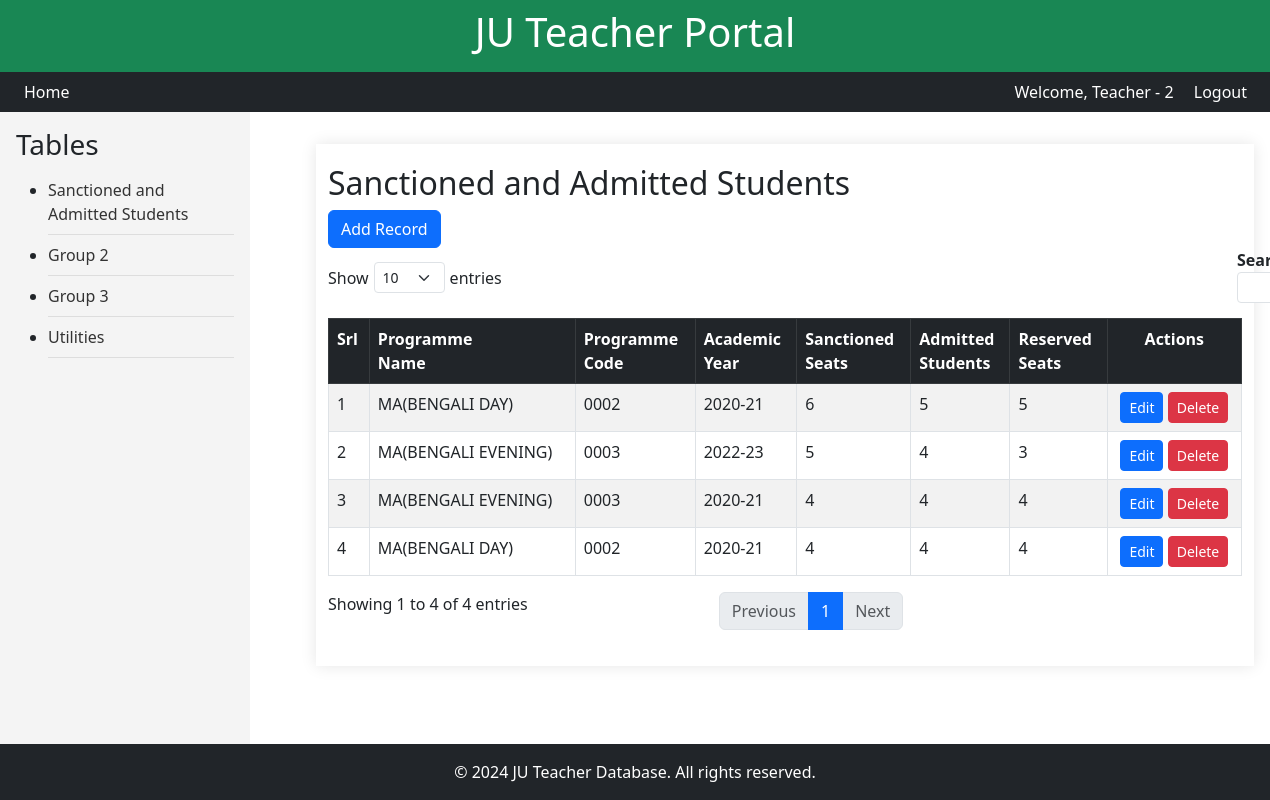
The app's page /hod/group-table/group1/ (signed in), older data.
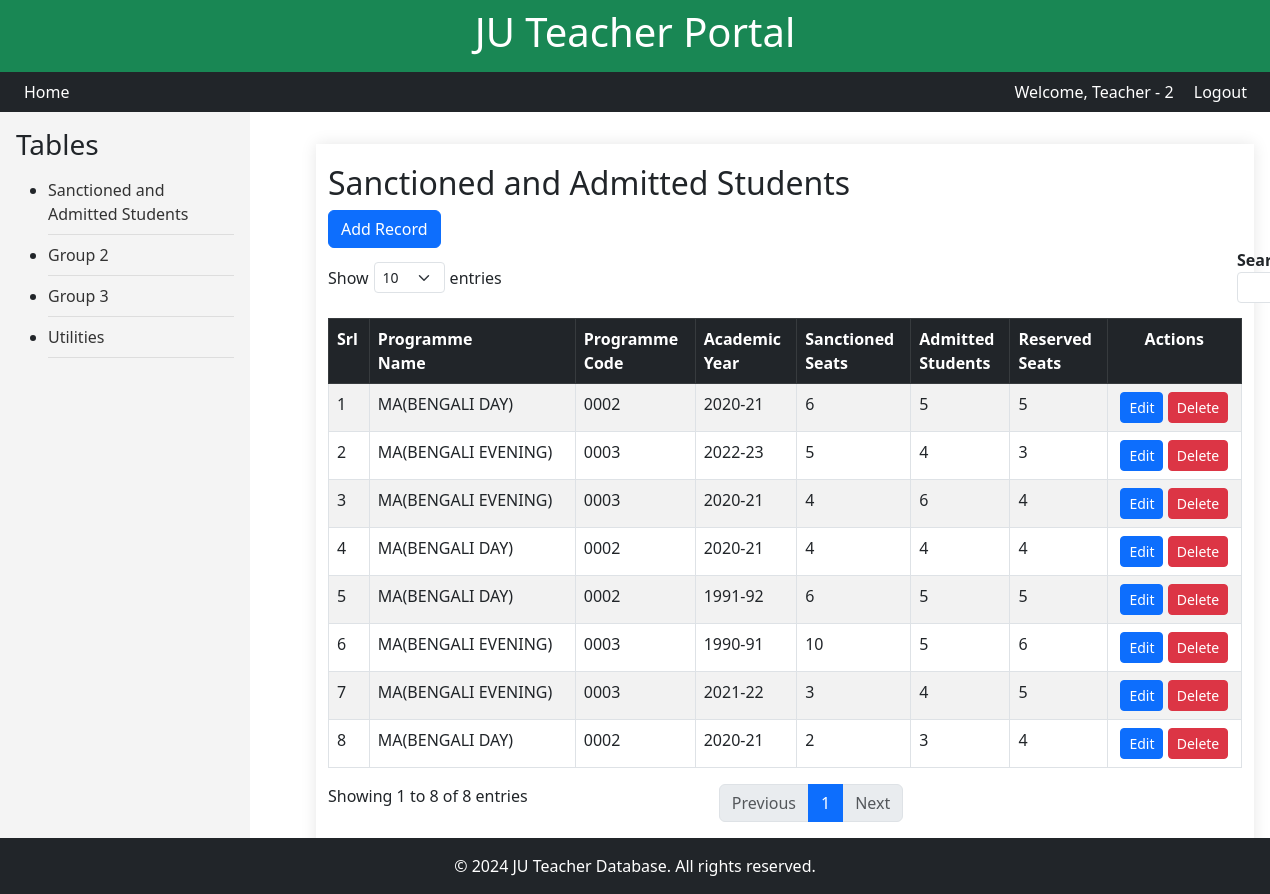
The same page, newer data.
### hod_group/models.py (models this page shows, shortened)
class StudentAdmitted(models.Model):
    teacher = models.ForeignKey(
        "teachers.Teacher", on_delete=models.CASCADE, null=True, blank=True,
        verbose_name="Assigned Teacher"
    )
    dept_name = models.CharField(
        max_length=100, null=True, blank=True,
        verbose_name="Department Name"
    )
    prog_name = models.ForeignKey(
        "teachers.Department", on_delete=models.CASCADE, null=True, blank=True,
        verbose_name="Programme Name"
    )
    prog_cd = models.CharField(
        max_length=20, null=True, blank=True,
        verbose_name="Programme Code"
    )
    course_name = models.CharField(
        max_length=100, null=True, blank=True,
        verbose_name="Programme/Courses Name"
    )
    acad_year = models.CharField(
        max_length=7,
        verbose_name="Academic Year",
        help_text="The range must be in  1990-91 to 2024-25.",
    )
    sanc_seats = models.IntegerField(
         verbose_name="Number of Sanctioned Seats"
    )
    admit_seats = models.IntegerField(
         verbose_name="Number of Admitted Students"
    )
    seats_resrv_catg = models.IntegerField(
         verbose_name="Number of Reserved Category Students"
    )
    group_id    = models.CharField(
        max_length=10,
        verbose_name="Group Table index",
        null=True,
        blank=True
    )

### teachers/models.py (models this page shows, shortened)
class Department(models.Model):
    name    =   models.CharField(max_length=100,  null=True, blank=True)
    faculty =   models.CharField(max_length=100,  null=True, blank=True)
    program =   models.CharField(max_length=200,  null=True, blank=True)
    prog_cd =   models.CharField(max_length=20,   null=True, blank=True)

### hod_group/views.py (the view)
# urls.py: path('group-table/<str:group_id>/', views.group_table_with_id, name='group_table_with_id'),
@login_required
def group_table_with_id(request, group_id):
    user = request.user
    teacher = get_object_or_404(Teacher, user=user)
    programs = Department.objects.filter(name=teacher.dept_name)
    students = StudentAdmitted.objects.select_related('teacher', 'prog_name').filter(dept_name=teacher.dept_name)
    group_templates = {
        'group1': 'hod_group/group1_details.html',
        'group2': 'hod_group/group2_details.html',
        'group3': 'hod_group/group3_details.html',
        'group4': 'util/group4_details.html',
    }
    template = group_templates.get(group_id)
    grp_id = next((key for key, value in group_templates.items() if value == template), None)
    request.session['grp_id'] = grp_id
    if request.session['grp_id'] == 'group1':
       form = StudentAdmittedForm(programs=programs)
       success = request.session.get('success', None)
    else:
       form=""
       success=""
    success = request.session.get('success', False)
    if 'success' in request.session:
        del request.session['success']  # Remove the success session variable
    context = {'group_id': group_id, 'grp_id':grp_id, 'students':students,'form':form, 'success':success}
    return render(request, template, context)

### hod_group/forms.py
class StudentAdmittedForm(forms.ModelForm):
    prog_name = forms.ModelChoiceField(
        queryset=Department.objects.none(),
        label="Program",
        empty_label="Select a Program",
    )
    class Meta:
        model = StudentAdmitted
        fields = [
            "prog_name",
            "acad_year",
            "sanc_seats",
            "admit_seats",
            "seats_resrv_catg",
        ]
        widgets = {
            "acad_year": forms.TextInput(
                attrs={
                    "required": "required",
                    "placeholder": "e.g., 2023-24",  # Add a placeholder
                }
            ),
            "sanc_seats": forms.NumberInput(attrs={"min": 0, "required": "required"}),
            "admit_seats": forms.NumberInput(attrs={"min": 0, "required": "required"}),
            "seats_resrv_catg": forms.NumberInput(attrs={"min": 0, "required": "required"}),
        }
    def __init__(self, *args, programs=None, **kwargs):
        super().__init__(*args, **kwargs)
        if programs:
            self.fields["prog_name"].queryset = programs
        else:
            self.fields["prog_name"].queryset = Department.objects.none()

### hod_group/templates/hod_group/group1_details.html (shortened to what this page needs)
{% extends 'hod_group/group_table.html' %}
{% load widget_tweaks %}
{% load signing_tags %}
{% load static %}
{% block group_table_details %}
<head>
	<link href="https://cdn.jsdelivr.net/npm/bootstrap@5.3.0-alpha1/dist/css/bootstrap.min.css" rel="stylesheet">
</head>
<div class="container mt-3">
	<h2>Sanctioned and Admitted Students</h2>
	<button type="button" class="btn btn-primary" data-bs-toggle="modal" data-bs-target="#addStudentModal">
		Add Record
	</button>
    <table id="studentsTable" class="table table-striped table-bordered">
        <thead class="table-dark">
            <tr>
                <th>Srl</th>
                <th>Programme<br> Name</th>
                <th>Programme<br> Code</th>
                <th>Academic<br> Year</th>
                <th>Sanctioned<br> Seats</th>
                <th>Admitted<br> Students</th>
                <th>Reserved<br> Seats</th>
                <th style="text-align:center;">Actions</th>
            </tr>
        </thead>
        <tbody>
            {% for student in students %}
            <tr>
                <td>{{ forloop.counter }}</td>
                <td>{{ student.prog_name.program|default:"No Data" }}</td>
                <td>{{ student.prog_name.prog_cd }}</td>
                <td>{{ student.acad_year }}</td>
                <td>{{ student.sanc_seats }}</td>
                <td>{{ student.admit_seats }}</td>
                <td>{{ student.seats_resrv_catg }}</td>
                <td style="text-align:center;">
                    <a href="{% url 'hod_group:student_edit' signed_id=student.id|sign_id %}?data_row={{ forloop.counter }}"
					   class="btn btn-sm btn-primary">Edit
					</a>
					<a href="{% url 'hod_group:student_delete' signed_id=student.id|sign_id %}" class="btn btn-sm btn-danger">Delete</a>
                </td>
            </tr>
            {% endfor %}
        </tbody>
    </table>
</div>
{% endblock %}

Row changes from the older to the newer data that the page shows:
changed StudentAdmitted (number 3 of 8 on the later page): admit_seats "4" → "6"
added StudentAdmitted: prog_name.program "MA(BENGALI DAY)", prog_name.prog_cd "0002", acad_year "1991-92", sanc_seats "6", admit_seats "5", seats_resrv_catg "5"
added StudentAdmitted: prog_name.program "MA(BENGALI EVENING)", prog_name.prog_cd "0003", acad_year "1990-91", sanc_seats "10", admit_seats "5", seats_resrv_catg "6"
added StudentAdmitted: prog_name.program "MA(BENGALI EVENING)", prog_name.prog_cd "0003", acad_year "2021-22", sanc_seats "3", admit_seats "4", seats_resrv_catg "5"
added StudentAdmitted: prog_name.program "MA(BENGALI DAY)", prog_name.prog_cd "0002", acad_year "2020-21", sanc_seats "2", admit_seats "3", seats_resrv_catg "4"
Text that changed along with them:
text written by a page script: "Show entries Search: Showing 1 to 4 of 4 entries Previous 1 Next" → "Show entries Search: Showing 1 to 8 of 8 entries Previous 1 Next"
